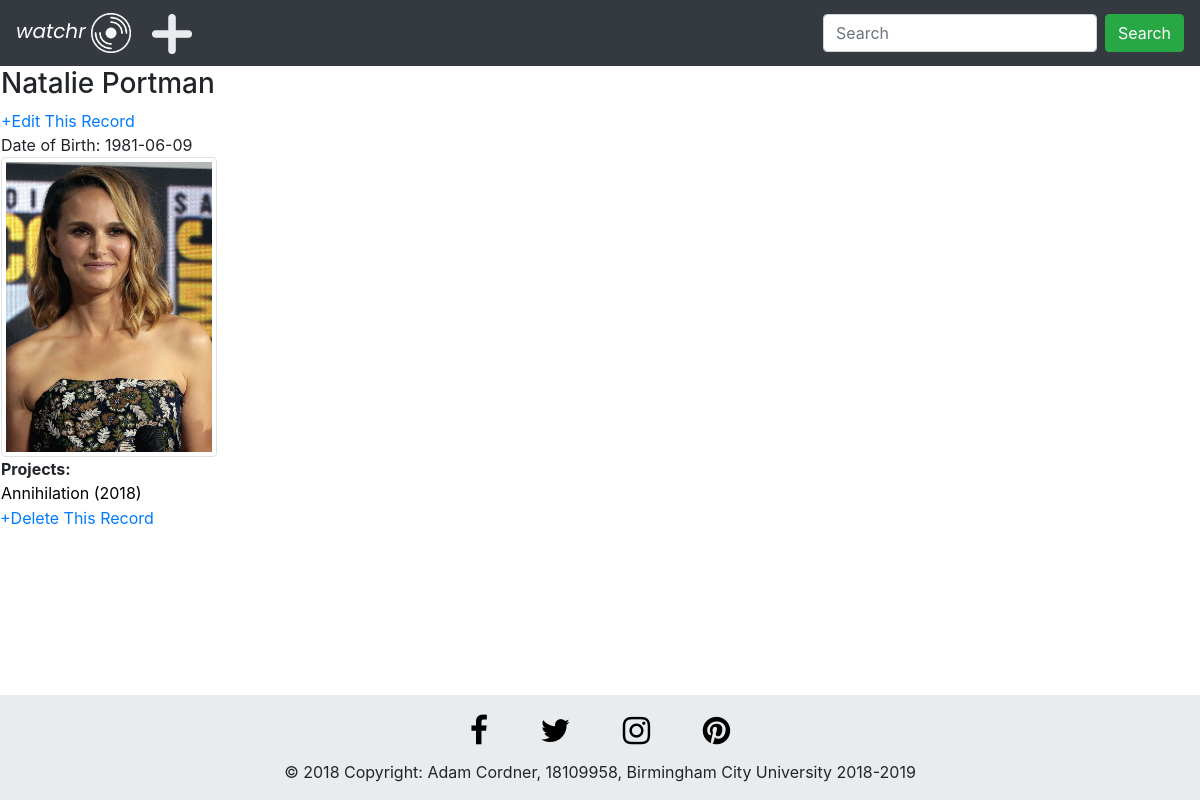
The page /assignment/actor_info.php?mVar=1 on the database its author committed.
### tables this page shows
CREATE TABLE `actor` (
  `actorID` int(10) NOT NULL,
  `actorFName` varchar(50) NOT NULL,
  `actorSName` varchar(50) NOT NULL,
  `actorDOB` date DEFAULT NULL,
  `actorImg` varchar(500) DEFAULT NULL
);

CREATE TABLE `movie` (
  `movieID` int(10) NOT NULL,
  `name` varchar(50) NOT NULL,
  `studioID` int(10) NOT NULL,
  `directorID` int(10) NOT NULL,
  `year` int(4) NOT NULL,
  `runTime` int(10) NOT NULL,
  `score` double DEFAULT NULL,
  `plot` varchar(500) DEFAULT NULL,
  `movieImg` varchar(200) NOT NULL,
  `classification` varchar(255) DEFAULT NULL
);

### assignment/actor_info.php (the view, shortened to what this page needs)
<!DOCTYPE html>
<html lang="en">
<head>
    <link rel="stylesheet" href="https://maxcdn.bootstrapcdn.com/bootstrap/4.3.1/css/bootstrap.min.css">
    <link href="https://cdnjs.cloudflare.com/ajax/libs/font-awesome/4.7.0/css/font-awesome.min.css" rel="stylesheet"/>
    <link href="style.css" rel="stylesheet"/>
</head>
<body class="body-styling">
<nav class="navbar navbar-expand-sm bg-dark navbar-dark justify-content-between">
    <span>
        <a class="navbar-brand" href="index.php">
        <span class="logo-font"><i>watchr</i></span>
        <img src="noun_DVD_950474.png" alt="logo" class="logo-width">
        </a>
        <a href = "add_movie.php"><img src="noun_Plus_2224973.png" alt="logo" class="logo-width" title="Add New Movie/TV Show"></a>
    </span>
    <form class="form-inline" action="search_results.php" method="post" enctype="multipart/form-data">
        <input class="form-control mr-sm-2" type="text" name="searchVal" placeholder="Search">
        <button class="btn btn-success" type="submit" name="upload">Search</button>
    </form>
</nav>
    <?php
        isset($_POST['mVar']) ? $m = $_POST['mVar'] : $m = $_GET['mVar'];
        include 'connection.php';
        $val1 = $m;
        $sql = "SELECT actorFName, actorSName FROM actor WHERE actorID = '$m'";
        $result = $conn->query($sql);
        $row =$result->fetch_assoc();
        $val2 = $row['actorFName'];
        $val3 = $row['actorSName'];
        $sql1 = "SELECT * FROM actor WHERE actorID = '$val1'";
        $sql2 = "SELECT movie.movieID, movie.name, movie.year FROM actor INNER JOIN characters ON actor.actorID = characters.actorID INNER JOIN movie ON characters.movieID = movie.movieID WHERE actorFName = '$val2' AND actorSName = '$val3'";
        $result1 = $conn->query($sql1);
        $result2 = $conn->query($sql2);
    ?>
    <table>
    <tr>
        <?php
        while(($row1 =$result1->fetch_assoc())) {
            $m2 = $row1["actorID"];
        ?>
        <td><h3><?= $row1["actorFName"];?> <?= $row1["actorSName"];?></h3>
        <a href="edit_actor.php?mVar=<?= $m2;?>"> +Edit This Record</a><br>
        Date of Birth: <?= $row1["actorDOB"];?>
        <br><img class="img-thumbnail img-size-cust" src="actors/<?= $row1["actorImg"];?>" alt="actor_face"><br>
        <b>Projects: </b><br>
        <?php
        }
        if ($result2->num_rows > 0) {
            while(($row2 =$result2->fetch_assoc())) {
            $m1 = $row2["movieID"];
            ?>
            <a href="movie_info.php?mVar=<?= $m1;?>"> <font color="black"> <?= $row2["name"];?> (<?= $row2["year"];?>) </font> </a><br>
            <?php
            }
        }
        ?>
        </td>
        </tr>
    </table>
<a href="delete_actor.php?mVar=<?= $m2;?>"> +Delete This Record</a><br>
</body>
<footer class="c-f-style page-footer font-small pt-4">
  <div class="container rowcol-md-12 flex-center" align="center">
          <a class="no-text-deco fb-ic" href="https://www.facebook.com/">
            <font color="black">
                <i class="fa fa-facebook-f fa-lg white-text mr-md-5 mr-3 fa-2x"></i>
              </font>
          </a>
          <a class="no-text-deco tw-ic" href="https://twitter.com/">
              <font color="black">
                <i class="fa fa-twitter fa-lg white-text mr-md-5 mr-3 fa-2x"> </i>
              </font>
          </a>
          <a class="no-text-deco ins-ic" href="https://www.instagram.com">
              <font color="black">
                <i class="fa fa-instagram fa-lg white-text mr-md-5 mr-3 fa-2x"> </i>
              </font>
          </a>
          <a class="no-text-deco pin-ic" href="https://www.pinterest.co.uk">
              <font color="black">
                <i class="fa fa-pinterest fa-lg white-text fa-2x"> </i>
              </font>
          </a>
  </div>
  <div class="footer-copyright text-center py-3">© 2018 Copyright:  Adam Cordner, 18109958, Birmingham City University 2018-2019
  </div>
</footer>
</html>

### assignment/style.css (style rules this page uses)
.body-styling { height: auto; margin-bottom: 200px; }
.logo-font { font-family: 'Poppins', sans-serif; }
.logo-width { max-width: 40px; }
.no-text-deco { text-decoration:none; }
.c-f-style { background-color:#e9ecef; bottom: 0; width: 100%; left: 0; position: fixed; }
.img-size-cust { height:300px; }

### rows shown on the page
actor: actorFName "Natalie", actorSName "Portman", actorDOB "1981-06-09", actorImg (picture)
movie: name "Annihilation", year "2018"
